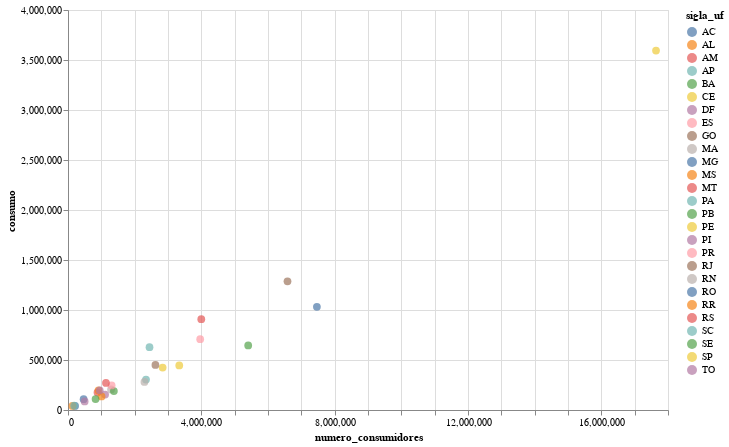

The notebook cell this image was saved under:
### Code cell
# Elaborando o diagrama de dispersão
alt.Chart(data = consumo_residencial_por_uf_jan2020)\
  .mark_circle(size=60)\
  .encode(
    x='numero_consumidores',
    y='consumo',
    color='sigla_uf',
    tooltip=['sigla_uf', 'numero_consumidores', 'consumo']
).properties(width=600, height=400).interactive()

### Figure 1 — Vega-Lite specification as saved in the notebook (floating-point values rounded to 4 significant figures)
{"config": {"view": {"continuousWidth": 400, "continuousHeight": 300}}, "data": {"name": "data-3698b6b556671daf34748472d8495ebb"}, "mark": {"type": "circle", "size": 60}, "encoding": {"color": {"field": "sigla_uf", "type": "nominal"}, "tooltip": [{"field": "sigla_uf", "type": "nominal"}, {"field": "numero_consumidores", "type": "quantitative"}, {"field": "consumo", "type": "quantitative"}], "x": {"field": "numero_consumidores", "type": "quantitative"}, "y": {"field": "consumo", "type": "quantitative"}}, "height": 400, "selection": {"selector003": {"type": "interval", "bind": "scales", "encodings": ["x", "y"]}}, "width": 600, "$schema": "https://vega.github.io/schema/vega-lite/v4.17.0.json", "datasets": {"data-3698b6b556671daf34748472d8495ebb": [{"ano": 2020, "mes": 1, "sigla_uf": "RO", "tipo_consumo": "Residencial", "numero_consumidores": 468400.0, "consumo": 108700.0}, {"ano": 2020, "mes": 1, "sigla_uf": "AC", "tipo_consumo": "Residencial", "numero_consumidores": 213300.0, "consumo": 41230.0}, {"ano": 2020, "mes": 1, "sigla_uf": "AM", "tipo_consumo": "Residencial", "numero_consumidores": 885000.0, "consumo": 175500.0}, {"ano": 2020, "mes": 1, "sigla_uf": "RR", "tipo_consumo": "Residencial", "numero_consumidores": 133200.0, "consumo": 40380.0}, {"ano": 2020, "mes": 1, "sigla_uf": "PA", "tipo_consumo": "Residencial", "numero_consumidores": 2340000.0, "consumo": 304400.0}, {"ano": 2020, "mes": 1, "sigla_uf": "AP", "tipo_consumo": "Residencial", "numero_consumidores": 183500.0, "consumo": 43540.0}, {"ano": 2020, "mes": 1, "sigla_uf": "TO", "tipo_consumo": "Residencial", "numero_consumidores": 499800.0, "consumo": 85820.0}, {"ano": 2020, "mes": 1, "sigla_uf": "MA", "tipo_consumo": "Residencial", "numero_consumidores": 2293000.0, "consumo": 281100.0}, {"ano": 2020, "mes": 1, "sigla_uf": "PI", "tipo_consumo": "Residencial", "numero_consumidores": 1113000.0, "consumo": 154800.0}, {"ano": 2020, "mes": 1, "sigla_uf": "CE", "tipo_consumo": "Residencial", "numero_consumidores": 2839000.0, "consumo": 423900.0}, {"ano": 2020, "mes": 1, "sigla_uf": "RN", "tipo_consumo": "Residencial", "numero_consumidores": 1292000.0, "consumo": 205700.0}, {"ano": 2020, "mes": 1, "sigla_uf": "PB", "tipo_consumo": "Residencial", "numero_consumidores": 1376000.0, "consumo": 189100.0}, {"ano": 2020, "mes": 1, "sigla_uf": "PE", "tipo_consumo": "Residencial", "numero_consumidores": 3338000.0, "consumo": 445400.0}, {"ano": 2020, "mes": 1, "sigla_uf": "AL", "tipo_consumo": "Residencial", "numero_consumidores": 1006000.0, "consumo": 135900.0}, {"ano": 2020, "mes": 1, "sigla_uf": "SE", "tipo_consumo": "Residencial", "numero_consumidores": 826700.0, "consumo": 109500.0}, {"ano": 2020, "mes": 1, "sigla_uf": "BA", "tipo_consumo": "Residencial", "numero_consumidores": 5406000.0, "consumo": 645400.0}, {"ano": 2020, "mes": 1, "sigla_uf": "MG", "tipo_consumo": "Residencial", "numero_consumidores": 7467000.0, "consumo": 1032000.0}, {"ano": 2020, "mes": 1, "sigla_uf": "ES", "tipo_consumo": "Residencial", "numero_consumidores": 1309000.0, "consumo": 246000.0}, {"ano": 2020, "mes": 1, "sigla_uf": "RJ", "tipo_consumo": "Residencial", "numero_consumidores": 6585000.0, "consumo": 1287000.0}, {"ano": 2020, "mes": 1, "sigla_uf": "SP", "tipo_consumo": "Residencial", "numero_consumidores": 17640000.0, "consumo": 3595000.0}, {"ano": 2020, "mes": 1, "sigla_uf": "PR", "tipo_consumo": "Residencial", "numero_consumidores": 3966000.0, "consumo": 708500.0}, {"ano": 2020, "mes": 1, "sigla_uf": "SC", "tipo_consumo": "Residencial", "numero_consumidores": 2445000.0, "consumo": 628000.0}, {"ano": 2020, "mes": 1, "sigla_uf": "RS", "tipo_consumo": "Residencial", "numero_consumidores": 3999000.0, "consumo": 907800.0}, {"ano": 2020, "mes": 1, "sigla_uf": "MS", "tipo_consumo": "Residencial", "numero_consumidores": 916000.0, "consumo": 196100.0}, {"ano": 2020, "mes": 1, "sigla_uf": "MT", "tipo_consumo": "Residencial", "numero_consumidores": 1139000.0, "consumo": 271000.0}, {"ano": 2020, "mes": 1, "sigla_uf": "GO", "tipo_consumo": "Residencial", "numero_consumidores": 2623000.0, "consumo": 450000.0}, {"ano": 2020, "mes": 1, "sigla_uf": "DF", "tipo_consumo": "Residencial", "numero_consumidores": 951900.0, "consumo": 197300.0}]}}
